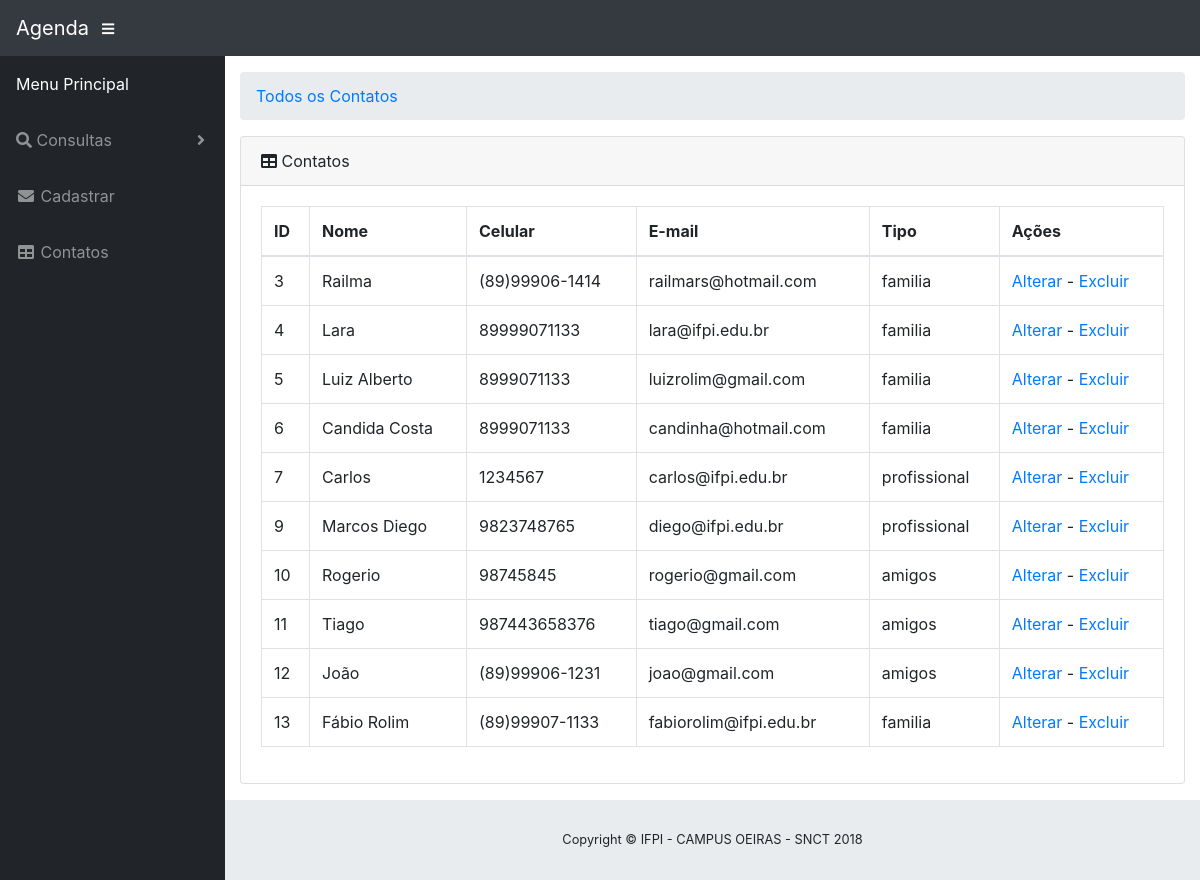
Page /listar on the earlier database version.
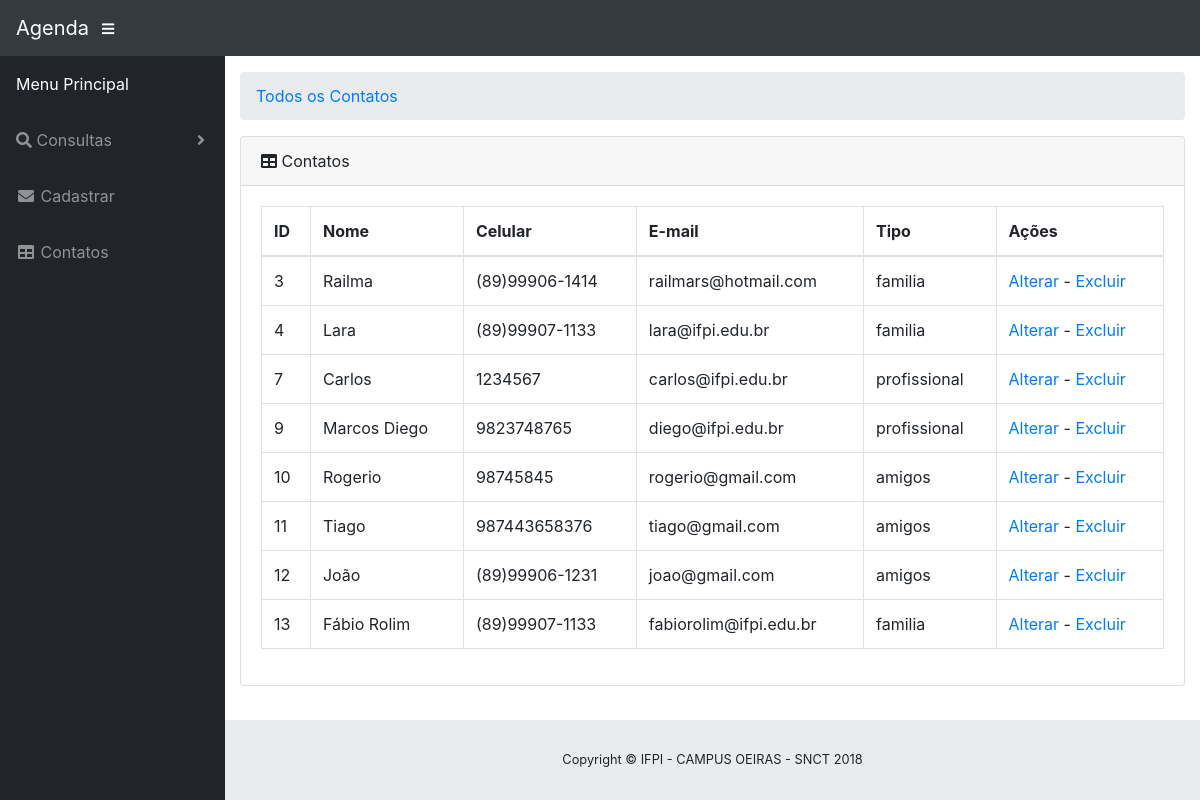
Same page on the later database version.
### tables this page shows
CREATE TABLE contatos (id INTEGER PRIMARY KEY AUTOINCREMENT, nome VARCHAR, cel VARCHAR, email VARCHAR, tipo VARCHAR);

### aplicacao.py (the view)
@app.route('/listar')
def listar():
    conexao = sqlite3.connect(DATABASE)
    cursor = conexao.cursor()
    sql = "SELECT * FROM contatos"
    cursor.execute(sql)
    contatos = cursor.fetchall()
    return render_template('listar.html', contatos=contatos, titulo='Todos os Contatos')

### templates/listar.html
{% extends "template.html"%}
{% block conteudo %}
<div class="card mb-3">
    <div class="card-header">
        <i class="fas fa-table"></i>
        Contatos</div>
    <div class="card-body">
        {% if not contatos %}
            <h3>Nenhum contato encontrado!</h3>
        {% else %}
        <div class="table-responsive">
            <table class="table table-bordered" id="dataTable" width="100%" cellspacing="0">
                <thead>
                    <tr>
                        <th>ID</th>
                        <th>Nome</th>
                        <th>Celular</th>
                        <th>E-mail</th>
                        <th>Tipo</th>
                        <th>Ações</th>
                    </tr>
                </thead>
                <tbody>
                    {% for contato in contatos %}
                    <tr>
                        <td>{{ contato[0] }}</td>
                        <td>{{ contato[1] }}</td>
                        <td>{{ contato[2] }}</td>
                        <td>{{ contato[3] }}</td>
                        <td>{{ contato[4] }}</td>
                        <td>
                            <a href="{{ url_for('alterar', id=contato[0]) }}">Alterar</a>
                            - <a href="{{ url_for('excluir', id=contato[0]) }}">Excluir</a>
                        </td>
                    </tr>
                    {% endfor %}
                </tbody>
            </table>
        </div>
        {% endif %}
    </div>
</div>
{% endblock %}

Differences in the rows shown:
removed contatos: id "5", nome "Luiz Alberto", cel "8999071133", email "luizrolim@gmail.com", tipo "familia"
removed contatos: id "6", nome "Candida Costa", cel "8999071133", email "candinha@hotmail.com", tipo "familia"
changed contatos "Lara": cel "89999071133" → "(89)99907-1133"
